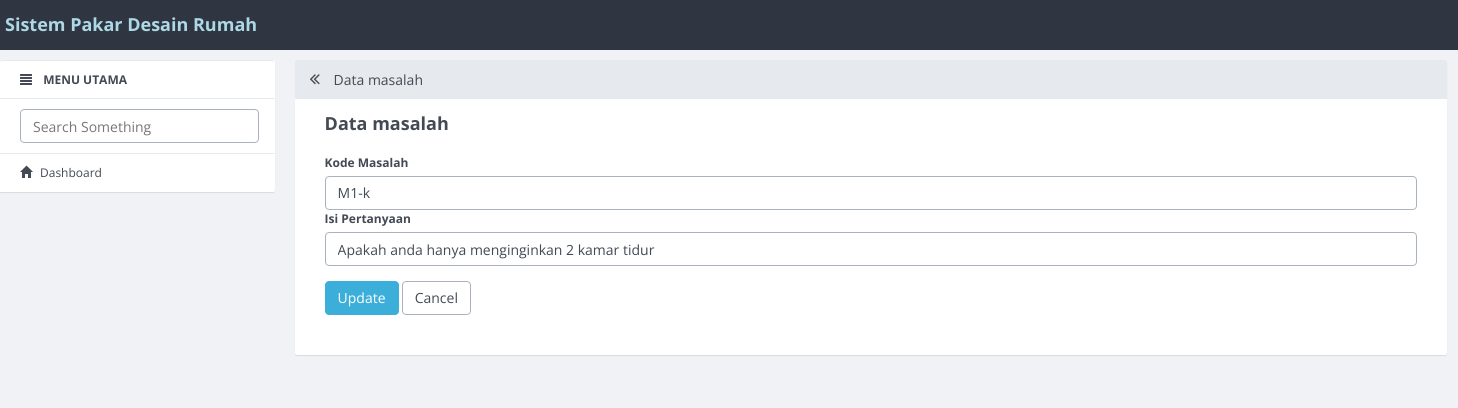
The app's page /masalah/update/37.html with its own data.
### tables this page shows
CREATE TABLE `masalah` (
  `id_masalah` int(50) NOT NULL,
  `kode_masalah` varchar(50) NOT NULL,
  `isi_pertanyaan` varchar(200) NOT NULL
);

### application/controllers/masalah.php (called while the page is built, shortened)
<?php
class masalah extends CI_Controller
{
    function __construct()
    {
        $this->load->model('masalah_model');
        $this->load->library('form_validation');
    }
    public function update($id)
    {
        $row = $this->masalah_model->get_by_id($id);
        if ($row) {
            $data = array(
                'button' => 'Update',
                'action' => site_url('masalah/update_action'),
        'id_masalah' => set_value('id_masalah', $row->id_masalah),
		'kode_masalah' => set_value('kode_masalah', $row->kode_masalah),
		'isi_pertanyaan' => set_value('isi_pertanyaan', $row->isi_pertanyaan),
        'konten' => 'masalah/masalah_form',
            'judul' => 'Data masalah',
	    );
            $this->load->view('v_index', $data);
        } else {
            $this->session->set_flashdata('message', 'Record Not Found');
            redirect(site_url('masalah'));
        }
    }
}

### index.php (called while the page is built, shortened)
<?php
require_once BASEPATH.'core/CodeIgniter.php';

### application/models/masalah_model.php (called while the page is built, shortened)
<?php
class masalah_model extends CI_Model
{
    public $table = 'masalah';
    public $id = 'id_masalah';
    function get_by_id($id)
    {
        $this->db->where($this->id, $id);
        return $this->db->get($this->table)->row();
    }
}

### application/views/masalah/masalah_form.php (the view, shortened to what this page needs)
<form action="<?php echo $action; ?>" method="post">
        <div class="form-group">
            <label for="varchar">Kode Masalah <?php echo form_error('kode_masalah') ?></label>
            <input type="text" class="form-control" name="kode_masalah" id="kode_masalah" placeholder="Kode Masalah" value="<?php echo $kode_masalah; ?>" />
            <label for="varchar">Isi Pertanyaan <?php echo form_error('isi_pertanyaan') ?></label>
            <input type="text" class="form-control" name="isi_pertanyaan" id="isi_pertanyaan" placeholder="Isi Pertanyaan" value="<?php echo $isi_pertanyaan; ?>" />
        </div>
        <button type="submit" class="btn btn-primary"><?php echo $button ?></button>
        <a href="<?php echo site_url('masalah') ?>" class="btn btn-default">Cancel</a>
    </form>

### records on screen
masalah: kode_masalah "M1-k", isi_pertanyaan "Apakah anda hanya menginginkan 2 kamar tidur"

### other values on screen
$judul "Data masalah"
$button "Update"
